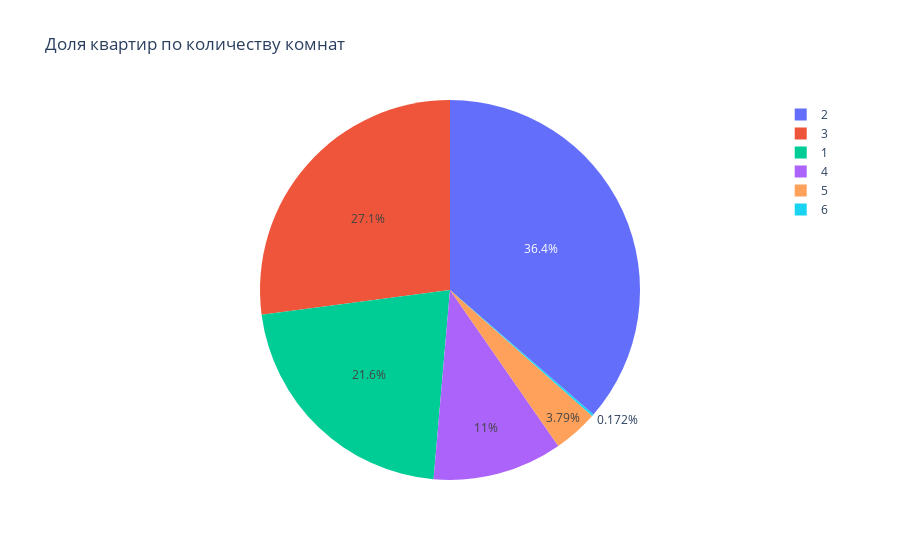

Notebook cell for this chart:
### Markdown cell above
#### Pie char

### Code cell
px.pie(df, names = 'rooms', title = 'Доля квартир по количеству комнат ' )

### Figure 1 — Plotly figure (JSON) as saved in the notebook; plotly's stock layout.template omitted (floating-point values rounded to 4 significant figures; data arrays with more than 128 entries replaced by an {"elided": "..."} marker saying what was removed)
{"data": [{"domain": {"x": [0, 1], "y": [0, 1]}, "hovertemplate": "rooms=%{label}<extra></extra>", "labels": {"elided": "580 int values"}, "legendgroup": "", "name": "", "showlegend": true, "type": "pie"}], "layout": {"autosize": true, "legend": {"tracegroupgap": 0}, "title": {"text": "Доля квартир по количеству комнат "}}}
